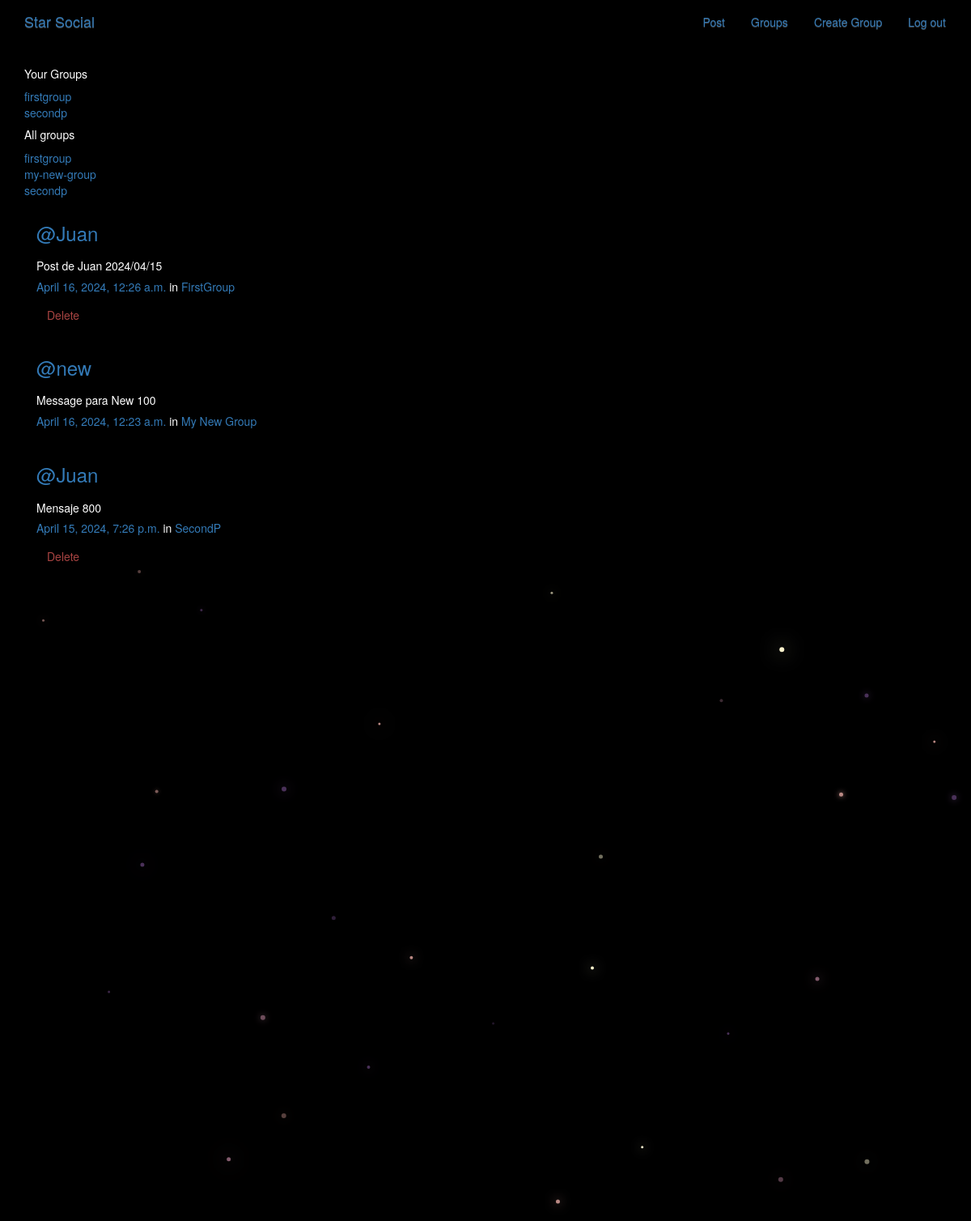
Page /posts/ (signed in) on the earlier database version.
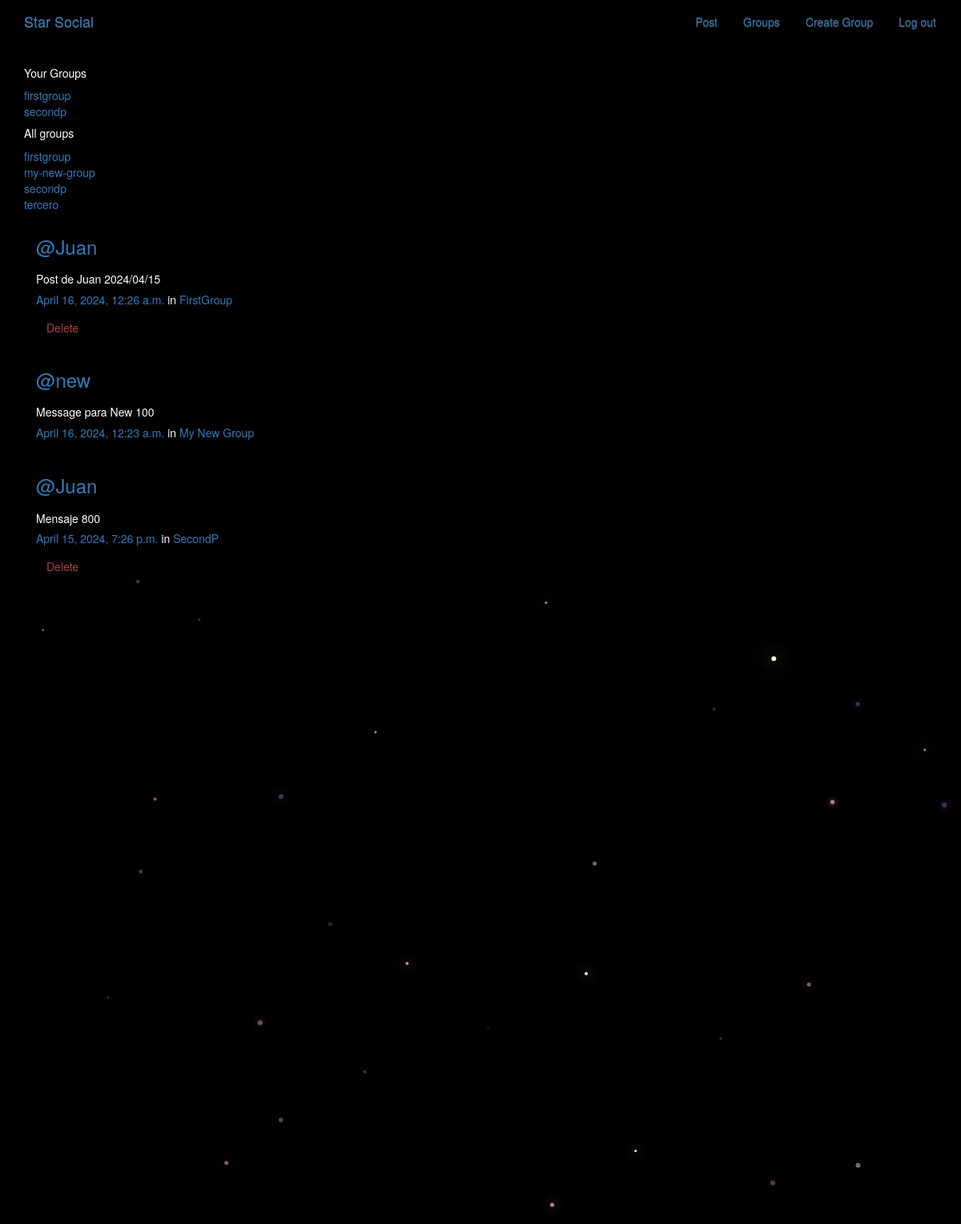
Same page on the later database version.
### groups/models.py (models this page shows, shortened)
class Group(models.Model):
    name = models.CharField(max_length=255,unique=True)
    slug = models.SlugField(allow_unicode=True,unique=True)
    description = models.TextField(blank=True,default='')
    description_html = models.TextField(editable=False,default='',blank=True)
    members = models.ManyToManyField(User,through='GroupMember')
    class Meta:
        ordering=['name']

### posts/models.py (models this page shows, shortened)
class Post(models.Model):
    user =models.ForeignKey(User,related_name='posts',on_delete=models.CASCADE)
    created_at = models.DateTimeField(auto_now=True)
    message = models.TextField()
    message_html = models.TextField(editable=False)
    group = models.ForeignKey(Group,related_name='posts', null=True,blank=True,on_delete=models.CASCADE)
    class Meta:
        ordering =['-created_at']
        unique_together =['user','message']

### posts/views.py (the view)
# urls.py: path('', views.PostList.as_view(), name="all"),
class PostList(SelectRelatedMixin,generic.ListView):
 model = models.Post
 select_related = ('user','group')
 queryset=models.Post.objects.all()
 def get_context_data(self, **kwargs):
     context = super(PostList, self).get_context_data(**kwargs)
     context['user_groups'] = Group.objects.filter(members__in=[self.request.user])
     context['all_groups'] = Group.objects.all()
     return context

### posts/templates/posts/post_list.html
{% extends "posts/post_base.html" %}
{% block prepost %}
<div class='col-md-4'></div>
  {% if request.user.is_authenticated %}
  <div class='card card-with-shadow'>
    <div class='content'>
      <h5 class='title'>Your Groups</h5>
      <ul class='list-unstyled'>
        {% for user_group in user_groups %}
        <li class='group li-with-bullet'>
          <a href="{% url 'groups:single' slug=user_group.slug %}">{{user_group.slug}}</a></li>
        {% endfor %}
      </ul>
    </div>
  </div>
  {% endif %}
  <div class='card card-with-shadow'>
    <div class='content'>
      <h5 class='title'>All groups</h5>
      <ul class='list-unstyled'>
        {% for group in all_groups %}
        <li class='group li-with-bullet'><a href="{% url 'groups:single' slug=group.slug%}">{{group.slug}}</a>
        {% endfor %}
      </ul>
    </div>
</div>
{% endblock prepost %}
{% block post_content %}
<div class="col-md-8">
  {% for post in post_list %}
    {% include "posts/_post.html" %}
  {% endfor %}
</div>
{% endblock %}

### posts/templates/posts/post_base.html (shortened to what this page needs)
{% extends "base.html" %}
{% block content %}
<div class="post-page">
  <div class="container">
    <div class="row">
      {% block prepost %}{% endblock %}
      {% block post_content %}{% endblock %}
    </div>
  </div>
</div>
{% endblock %}

### templates/base.html (shortened to what this page needs)
<!DOCTYPE html>
{% load static %}
<html lang="en" dir="ltr">
  <head>
    <link rel="stylesheet" href="https://maxcdn.bootstrapcdn.com/bootstrap/3.3.7/css/bootstrap.min.css">
    <link rel="stylesheet" href="https://maxcdn.bootstrapcdn.com/bootstrap/3.3.7/css/bootstrap-theme.min.css">
    <link rel="stylesheet" href="{% static 'simplesocial/css/master.css'%}">
  </head>
  <body>
    <nav class="navbar  mynav" role="navigation" id="navbar">
    			<div class="container">
            <a class="navbar-brand mynav" href="{% url 'home' %}">Star Social</a>
    					<ul class="nav navbar-nav navbar-right">
    						{% if user.is_authenticated %}
                      <li><a href="{% url 'posts:create' %}" class="btn btn-simple">Post</a></li>
                      <li><a href="{% url 'groups:all' %}" class="btn btn-simple">Groups</a></li>
                      <li><a href="{% url 'groups:create' %}" class="btn btn-simple">Create Group</a></li>
                      <li><a href="{% url 'accounts:logout' %}" class="btn btn-simple">Log out</a></li>
    						{% else %}
    						      <li><a href="{% url 'groups:all' %}"class="btn btn-simple">Groups</a></li>
    						      <li><a href="{% url 'accounts:login' %}" class="btn btn-simple">Log in</a></li>
    						      <li><a href="{% url 'accounts:signup' %}" class="btn btn-simple">Sign up</a></li>
    						{% endif %}
    					</ul>
    			</div>
    		</nav>
    <div class="container mycontent">
      {% block content %}
      {% endblock %}
    </div>
<canvas id="canvas"></canvas>
  </body>
</html>

### posts/templates/posts/_post.html (shortened to what this page needs)
<div class="media">
	<h3 class="mr-5"><a href="{% url 'posts:for_user' username=post.user.username %}">@{{ post.user.username }}</a></h3>
	<div class="media-body">
		<h5>{{ post.message_html|safe }}
			<time class="time"><a href="{% url 'posts:single' username=post.user.username pk=post.pk %}">{{ post.created_at }}</a></time>
			{% if post.group %}
			<span class="group-name">in <a href="#">{{ post.group.name }}</a></span>
			{% endif %}
		</h5>
		<div class="media-footer">
			{% if user.is_authenticated and post.user == user and not hide_delete %}
				<a href="{% url 'posts:delete' pk=post.pk %}" title="delete" class="btn btn-simple">
					<span class="text-danger icon-label">Delete</span>
				</a>
			{% endif %}
		</div>
	</div>
</div>

### static/simplesocial/css/master.css (style rules this page uses)
body { margin: 0; overflow: hidden; background-color: black; color:white; }

Differences in the rows shown:
added Group: slug "tercero", shown under "All groups"
